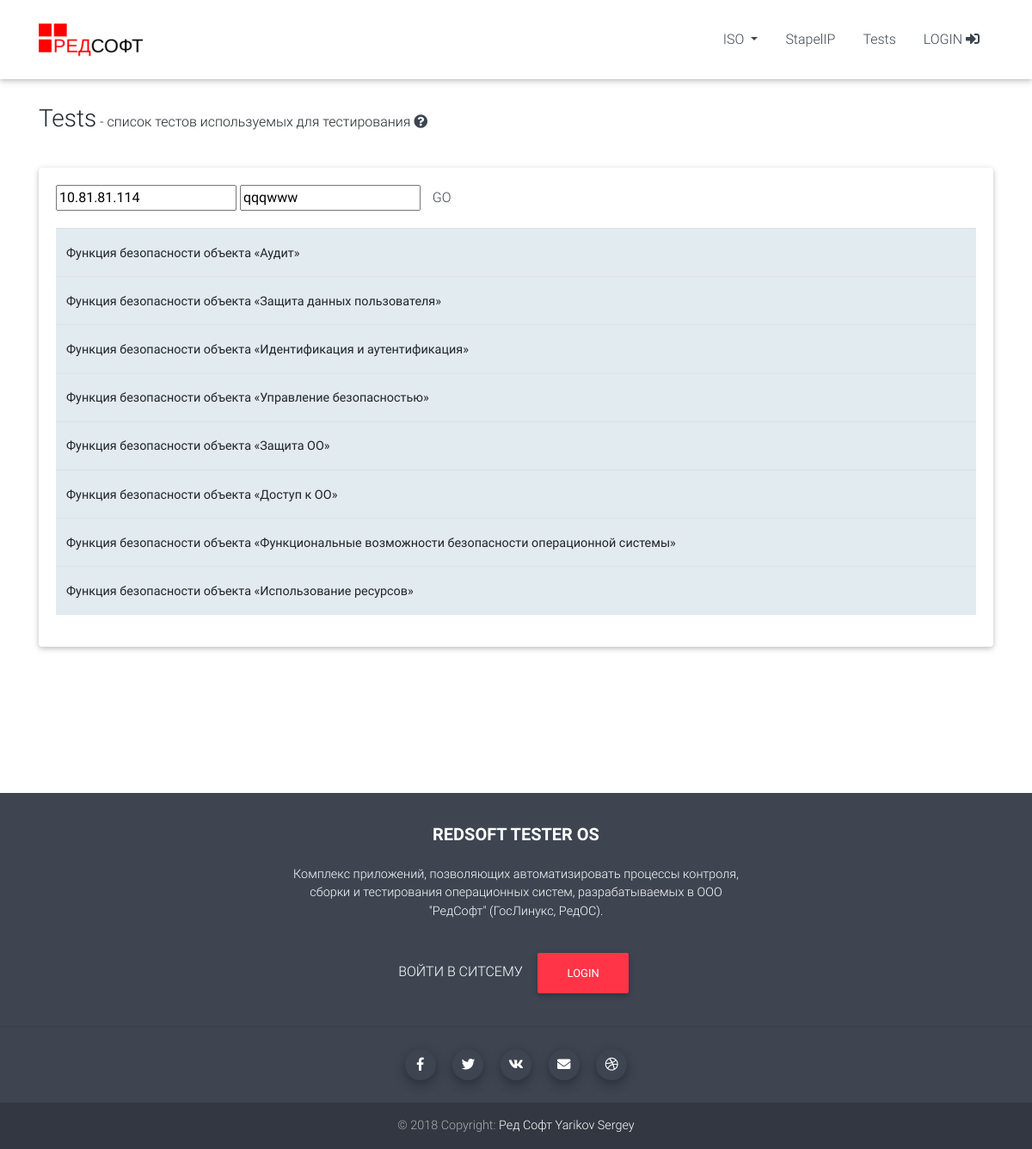
The page /tests/ on the database its author committed.
### testeros/models.py (models this page shows)
class ObjectSf(models.Model):
    serial_num = models.IntegerField(unique=True)
    name = models.CharField(max_length=80)
    comment = models.TextField(blank=True, null=True)

### testeros/views.py (the view)
# urls.py: url(r'^tests/$', views.tests, name='tests'),
def tests(request):
    objectSf = ObjectSf.objects.all()
    tests = Tests.objects.all()
    objectSf_list = list(objectSf)
    tests_list = list(tests)
    result = []
    for osf in objectSf_list:
        tests = []
        for test in tests_list:
            if test.object_sf_num == osf.serial_num:
                tests.append(dict(id=test.serial_num, name=test.name, file1=test.file1, file2=test.file2))
        result.append(dict(id=osf.serial_num, name=osf.name, tests=tests))
    result = sorted(result, key=lambda x: x['id'])
    for res in result:
        res['tests'] = sorted(res['tests'], key=lambda x: x['id'])
    return render(request, 'testeros/tests/start.html', {'tests': result})

### templates/testeros/tests/start.html (shortened to what this page needs)
{% extends "base.html" %}
{% block content %}
    <div class="row" id="start" style="padding-bottom: 20px;">
        <div class="col-xs-12 col-md-12 col-lg-12">
            <p style="text-align: justify;"><span class="header">Tests</span> - cписок тестов используемых для тестирования
                <a data-container="body" data-toggle="popover" data-placement="right"
                   data-content="Помощь."><i class="fa fa-question-circle"> </i></a>
            </p>
        </div>
    </div>
    <div class="row">
        <div class="col-xs-12 col-md-12 col-lg-12">
            <div class="card">
                <div class="card-body">
                    <input id="ipTesting" type="text" value="10.81.81.114">
                    <input id="pasTesting" type="text" value="qqqwww">
                    <a id="runTesting" style="margin: 0 10px">GO</a>
                    <div class="row">
                        <div class="col">
                            <table class="table" id="table-tests" style="margin-top: 20px">
                                <tbody id="table-tests-data">
                                {% if tests %}
                                    {% for osf in tests %}
                                        <tr class="table-header-test" num="{{ osf.id }}">
                                            <td colspan="4"><b>Функция безопасности объекта «{{ osf.name }}»</b></td>
                                        </tr>
                                    {% endfor %}
                                {% endif %}
                                </tbody>
                            </table>
                        </div>
                    </div>
                    <div class="row" style="margin-left: 0px; margin-right: 0px;">
                        <div class="col" id="result-content">
                        </div>
                    </div>
                </div>
            </div>
        </div>
    </div>
{% endblock %}

### rows shown on the page
ObjectSf: name "Аудит"
ObjectSf: name "Защита данных пользователя"
ObjectSf: name "Идентификация и аутентификация"
ObjectSf: name "Управление безопасностью"
ObjectSf: name "Защита ОО"
ObjectSf: name "Доступ к ОО"
ObjectSf: name "Функциональные возможности безопасности операционной системы"
ObjectSf: name "Использование ресурсов"
